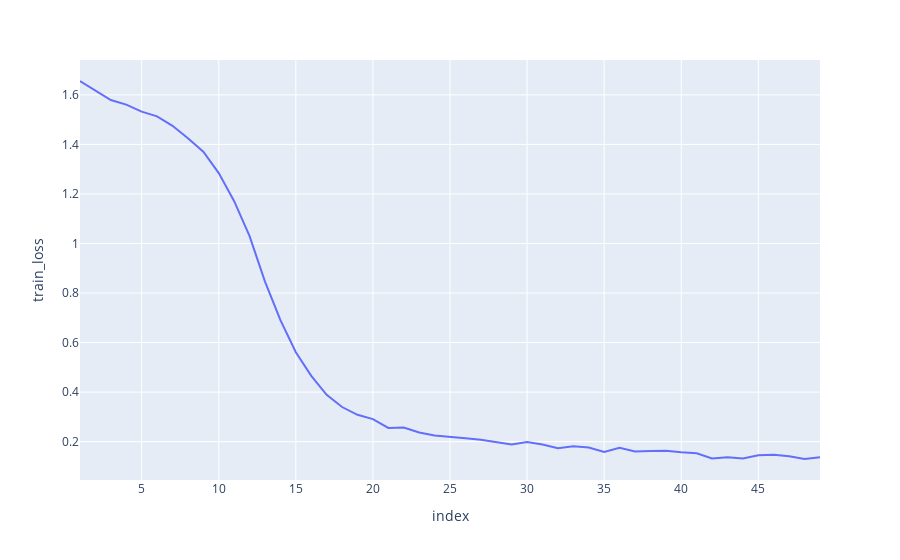
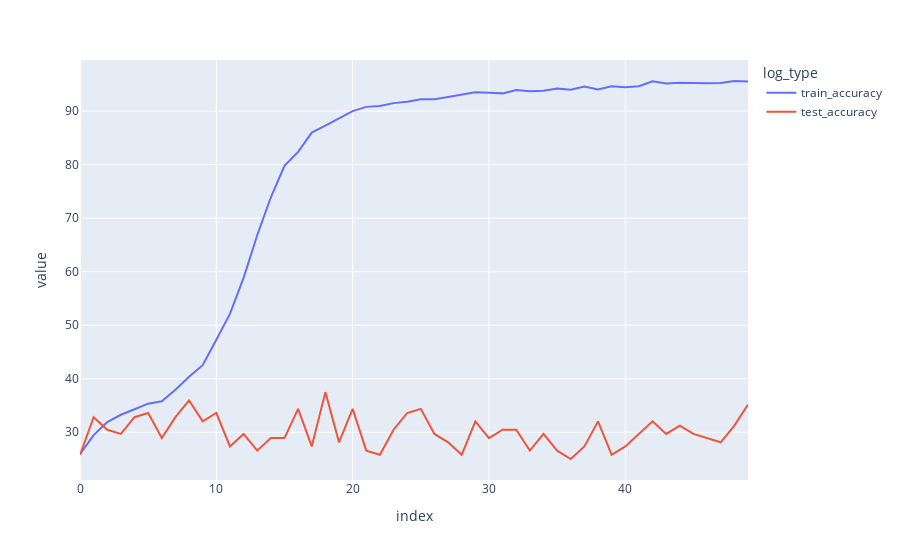
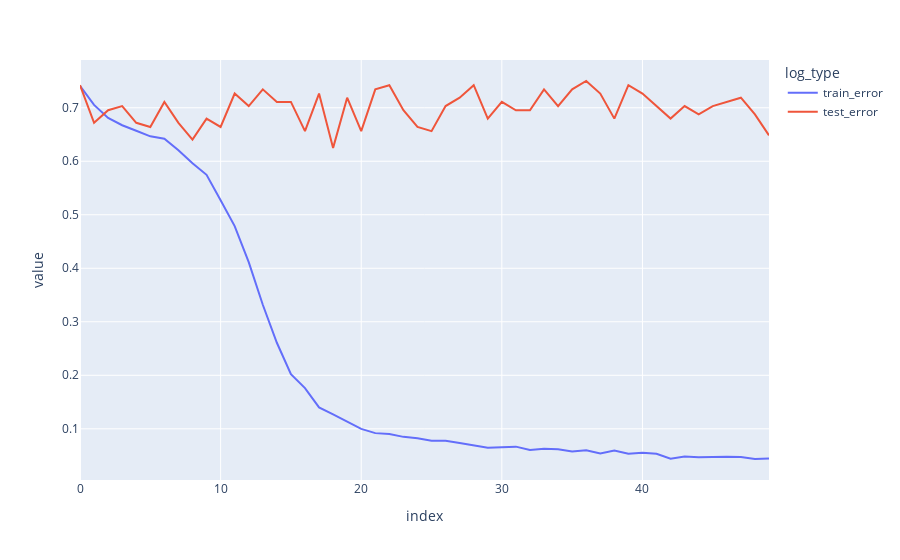

Notebook code for these charts, in order:
### Code cell
import plotly.express as px
log_df = pd.DataFrame.from_dict(log)
log_df = log_df.reset_index()
fig = px.line(log_df.iloc[1:], x="index", y="train_loss")
fig.show()
type = "accuracy"
df1 = log_df[['index', f"train_{type}", f"test_{type}"]].melt(id_vars=['index'], var_name='log_type')
fig = px.line(df1, x="index", y="value", color='log_type')
fig.show()

type = "error"
df1 = log_df[['index', f"train_{type}", f"test_{type}"]].melt(id_vars=['index'], var_name='log_type')
fig = px.line(df1, x="index", y="value", color='log_type')
fig.show()

### Figure 1 — Plotly figure (JSON) as saved in the notebook; plotly's stock layout.template omitted (floating-point values rounded to 4 significant figures)
{"data": [{"hovertemplate": "index=%{x}<br>train_loss=%{y}<extra></extra>", "legendgroup": "", "line": {"color": "#636efa", "dash": "solid"}, "marker": {"symbol": "circle"}, "mode": "lines", "name": "", "orientation": "v", "showlegend": false, "type": "scatter", "x": [1, 2, 3, 4, 5, 6, 7, 8, 9, 10, 11, 12, 13, 14, 15, 16, 17, 18, 19, 20, 21, 22, 23, 24, 25, 26, 27, 28, 29, 30, 31, 32, 33, 34, 35, 36, 37, 38, 39, 40, 41, 42, 43, 44, 45, 46, 47, 48, 49], "xaxis": "x", "y": [1.656, 1.617, 1.579, 1.561, 1.532, 1.513, 1.475, 1.425, 1.371, 1.284, 1.171, 1.029, 0.8462, 0.6908, 0.5608, 0.4654, 0.389, 0.3398, 0.3082, 0.2909, 0.2555, 0.2568, 0.2368, 0.2249, 0.2179, 0.2133, 0.2073, 0.1986, 0.1886, 0.1981, 0.1884, 0.1732, 0.1811, 0.1766, 0.1579, 0.1756, 0.1604, 0.1621, 0.1634, 0.157, 0.1531, 0.1322, 0.1366, 0.1319, 0.1448, 0.1466, 0.1413, 0.1299, 0.1374], "yaxis": "y"}], "layout": {"legend": {"tracegroupgap": 0}, "margin": {"t": 60}, "xaxis": {"anchor": "y", "domain": [0, 1], "title": {"text": "index"}}, "yaxis": {"anchor": "x", "domain": [0, 1], "title": {"text": "train_loss"}}}}

### Figure 2 — Plotly figure (JSON) as saved in the notebook; plotly's stock layout.template omitted (floating-point values rounded to 4 significant figures)
{"data": [{"hovertemplate": "log_type=train_accuracy<br>index=%{x}<br>value=%{y}<extra></extra>", "legendgroup": "train_accuracy", "line": {"color": "#636efa", "dash": "solid"}, "marker": {"symbol": "circle"}, "mode": "lines", "name": "train_accuracy", "orientation": "v", "showlegend": true, "type": "scatter", "x": [0, 1, 2, 3, 4, 5, 6, 7, 8, 9, 10, 11, 12, 13, 14, 15, 16, 17, 18, 19, 20, 21, 22, 23, 24, 25, 26, 27, 28, 29, 30, 31, 32, 33, 34, 35, 36, 37, 38, 39, 40, 41, 42, 43, 44, 45, 46, 47, 48, 49], "xaxis": "x", "y": [25.91, 29.47, 31.91, 33.27, 34.29, 35.34, 35.79, 37.94, 40.37, 42.54, 47.29, 52.12, 58.85, 66.82, 73.92, 79.8, 82.39, 85.99, 87.31, 88.74, 90.02, 90.81, 90.98, 91.51, 91.76, 92.23, 92.24, 92.65, 93.07, 93.55, 93.44, 93.33, 93.96, 93.72, 93.81, 94.25, 93.99, 94.61, 94.05, 94.67, 94.48, 94.66, 95.61, 95.2, 95.33, 95.22, 95.24, 95.29, 95.65, 95.56], "yaxis": "y"}, {"hovertemplate": "log_type=test_accuracy<br>index=%{x}<br>value=%{y}<extra></extra>", "legendgroup": "test_accuracy", "line": {"color": "#EF553B", "dash": "solid"}, "marker": {"symbol": "circle"}, "mode": "lines", "name": "test_accuracy", "orientation": "v", "showlegend": true, "type": "scatter", "x": [0, 1, 2, 3, 4, 5, 6, 7, 8, 9, 10, 11, 12, 13, 14, 15, 16, 17, 18, 19, 20, 21, 22, 23, 24, 25, 26, 27, 28, 29, 30, 31, 32, 33, 34, 35, 36, 37, 38, 39, 40, 41, 42, 43, 44, 45, 46, 47, 48, 49], "xaxis": "x", "y": [25.78, 32.81, 30.47, 29.69, 32.81, 33.59, 28.91, 32.81, 35.94, 32.03, 33.59, 27.34, 29.69, 26.56, 28.91, 28.91, 34.38, 27.34, 37.5, 28.12, 34.38, 26.56, 25.78, 30.47, 33.59, 34.38, 29.69, 28.12, 25.78, 32.03, 28.91, 30.47, 30.47, 26.56, 29.69, 26.56, 25, 27.34, 32.03, 25.78, 27.34, 29.69, 32.03, 29.69, 31.25, 29.69, 28.91, 28.12, 31.25, 35.16], "yaxis": "y"}], "layout": {"legend": {"title": {"text": "log_type"}, "tracegroupgap": 0}, "margin": {"t": 60}, "xaxis": {"anchor": "y", "domain": [0, 1], "title": {"text": "index"}}, "yaxis": {"anchor": "x", "domain": [0, 1], "title": {"text": "value"}}}}

### Figure 3 — Plotly figure (JSON) as saved in the notebook; plotly's stock layout.template omitted (floating-point values rounded to 4 significant figures)
{"data": [{"hovertemplate": "log_type=train_error<br>index=%{x}<br>value=%{y}<extra></extra>", "legendgroup": "train_error", "line": {"color": "#636efa", "dash": "solid"}, "marker": {"symbol": "circle"}, "mode": "lines", "name": "train_error", "orientation": "v", "showlegend": true, "type": "scatter", "x": [0, 1, 2, 3, 4, 5, 6, 7, 8, 9, 10, 11, 12, 13, 14, 15, 16, 17, 18, 19, 20, 21, 22, 23, 24, 25, 26, 27, 28, 29, 30, 31, 32, 33, 34, 35, 36, 37, 38, 39, 40, 41, 42, 43, 44, 45, 46, 47, 48, 49], "xaxis": "x", "y": [0.7409, 0.7053, 0.6809, 0.6673, 0.6571, 0.6466, 0.6421, 0.6206, 0.5963, 0.5746, 0.5271, 0.4788, 0.4115, 0.3318, 0.2608, 0.202, 0.1761, 0.1401, 0.1269, 0.1126, 0.09977, 0.09189, 0.09016, 0.08491, 0.08235, 0.07774, 0.07759, 0.07349, 0.06926, 0.06453, 0.06557, 0.06666, 0.06043, 0.06284, 0.06186, 0.05748, 0.06007, 0.0539, 0.05951, 0.05328, 0.05515, 0.05338, 0.04393, 0.04803, 0.04675, 0.04777, 0.04764, 0.04713, 0.04355, 0.04444], "yaxis": "y"}, {"hovertemplate": "log_type=test_error<br>index=%{x}<br>value=%{y}<extra></extra>", "legendgroup": "test_error", "line": {"color": "#EF553B", "dash": "solid"}, "marker": {"symbol": "circle"}, "mode": "lines", "name": "test_error", "orientation": "v", "showlegend": true, "type": "scatter", "x": [0, 1, 2, 3, 4, 5, 6, 7, 8, 9, 10, 11, 12, 13, 14, 15, 16, 17, 18, 19, 20, 21, 22, 23, 24, 25, 26, 27, 28, 29, 30, 31, 32, 33, 34, 35, 36, 37, 38, 39, 40, 41, 42, 43, 44, 45, 46, 47, 48, 49], "xaxis": "x", "y": [0.7422, 0.6719, 0.6953, 0.7031, 0.6719, 0.6641, 0.7109, 0.6719, 0.6406, 0.6797, 0.6641, 0.7266, 0.7031, 0.7344, 0.7109, 0.7109, 0.6562, 0.7266, 0.625, 0.7188, 0.6562, 0.7344, 0.7422, 0.6953, 0.6641, 0.6562, 0.7031, 0.7188, 0.7422, 0.6797, 0.7109, 0.6953, 0.6953, 0.7344, 0.7031, 0.7344, 0.75, 0.7266, 0.6797, 0.7422, 0.7266, 0.7031, 0.6797, 0.7031, 0.6875, 0.7031, 0.7109, 0.7188, 0.6875, 0.6484], "yaxis": "y"}], "layout": {"legend": {"title": {"text": "log_type"}, "tracegroupgap": 0}, "margin": {"t": 60}, "xaxis": {"anchor": "y", "domain": [0, 1], "title": {"text": "index"}}, "yaxis": {"anchor": "x", "domain": [0, 1], "title": {"text": "value"}}}}
